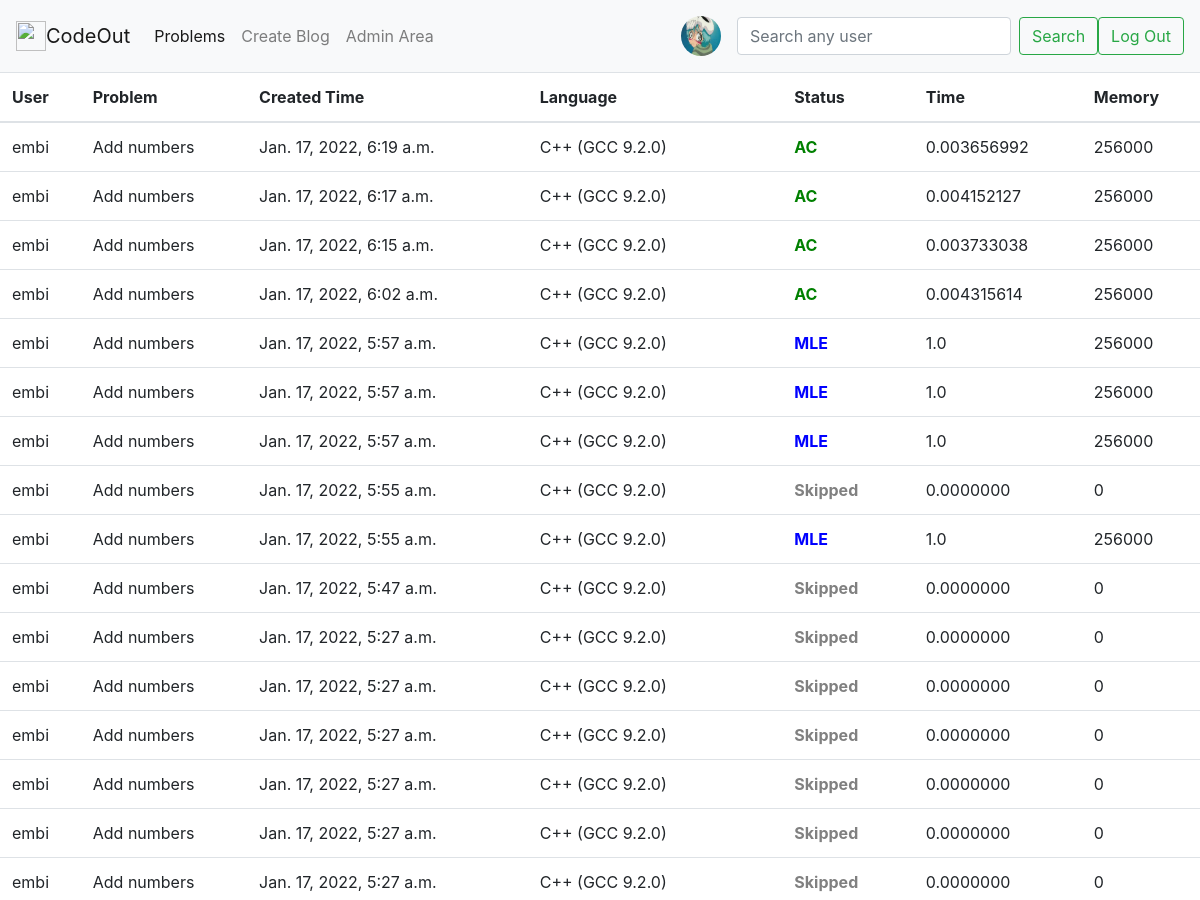
/profiles/1/submissions (upper part), run on an earlier commit of the app's database.
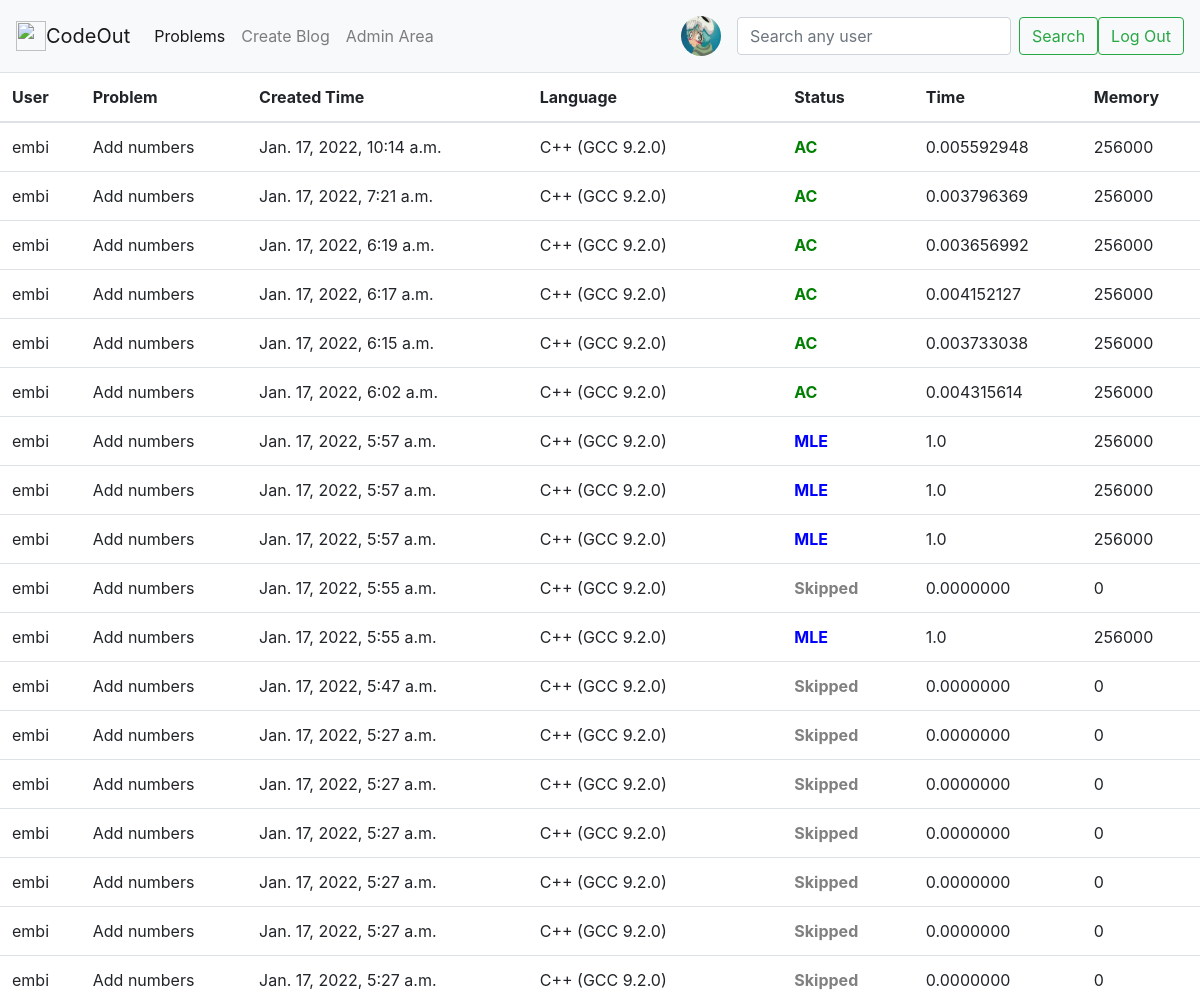
And on a later commit of the database.
### Problems/models.py (models this page shows, shortened)
class Profile(models.Model):
    user = models.OneToOneField(User, on_delete=models.CASCADE)
    bio = models.TextField(max_length=500, blank=True)
    location = models.CharField(max_length=30, blank=True)
    birth_date = models.DateField(null=True, blank=True)
    profile_pic = models.ImageField(upload_to="profile_pics" , null = True)

class Submission(models.Model):
    submission = models.FileField(upload_to="submissions")
    time = models.TextField(max_length=20 , default = "0.0000000" , null = True)
    memory = models.IntegerField(null=True , default=0)
    status = models.TextField(max_length = 100 , default = "Unchecked" , null=True)
    problem = models.ForeignKey(Problem , on_delete=models.CASCADE , default = None)
    language_used = models.TextField(max_length = 20 , default = "C++ (GCC 9.2.0)")
    creation_time = models.DateTimeField(default = timezone.now)
    user = models.ForeignKey(Profile , on_delete=models.CASCADE , null=True)

class Problem(models.Model):
    problem_name = models.TextField(max_length=50 , default="NONE")
    problem_statement = models.TextField(max_length = 10000, blank = False)
    input_info = models.TextField(max_length = 10000 , null = True)
    output_info = models.TextField(max_length = 10000 , null = True)
    constraints = models.TextField(max_length = 10000 , null = True)
    time_limit = models.FloatField(default = 1.0000)
    memory_limit = models.IntegerField(default = 256000)
    user = models.ManyToManyField(Profile)
    def __str__(self):
        return self.problem_name

### Profiles/views.py (the view)
# urls.py: path('<int:profile_id>/submissions' , views.submissions_display , name = 'submissions'),
def submissions_display(request , profile_id):
    profile = Profile.objects.get(id = profile_id)
    submissions = profile.submission_set.filter(user = profile).order_by('-creation_time')
    return render(request , 'problems/submissions.html' , {
        'codes' : submissions,
        'profile' : profile,
    })

### CodeOutJudge/templates/problems/submissions.html
{% extends 'basic_templates/navbar.html' %}
{% block content %}
    <table class="table table-hover">
        <thead>
            <tr>
            <th scope="col">User</th>
            <th scope="col">Problem</th>
            <th scope="col">Created Time</th>
            <th scope="col">Language</th>
            <th scope="col">Status</th>
            <th scope="col">Time</th>
            <th scope="col">Memory</th>
            </tr>
        </thead>
        <tbody>
            {% for code in codes %}
                <tr>
                    <td>{{ code.user.user.username }}</td>
                    <td>{{ code.problem }}</td>
                    <td>{{ code.creation_time }}</td>
                    <td>{{ code.language_used }}</td>
                    {% if code.status == "Accepted" or code.status == "AC" %}
                        <td style="color: green;"><strong>{{ code.status }}</strong></td>
                    {% elif code.status == "Wrong Answer" or code.status == "WA" %}
                        <td style="color: red;"><strong>{{ code.status }}</strong></td>
                    {% elif code.status == "Time Limit Exceeded" or code.status == "TLE" %}
                        <td style="color: orange;"><strong>{{ code.status }}</strong></td>
                    {% elif code.status == "Memory Limit Exceeded" or code.status == "MLE" %}
                        <td style="color: blue;"><strong>{{ code.status }}</strong></td>
                    {% else %}
                        <td style="color: grey;"><strong>Skipped</strong></td>
                    {% endif %}
                    <td>{{ code.time }}</td>
                    <td>{{ code.memory }}</td>
                </tr>
            {% endfor %}
        </tbody>
    </table>
{% endblock %}

### CodeOutJudge/templates/basic_templates/navbar.html (shortened to what this page needs)
<!doctype html>
<html lang="en">
  <head>
    <link rel="stylesheet" href="https://stackpath.bootstrapcdn.com/bootstrap/4.5.0/css/bootstrap.min.css">
  </head>
  <body>
    <nav class="navbar navbar-expand-lg navbar-light bg-light">
        <a class="navbar-brand" href="{% url 'Problems:index' %}"
          ><img
            src="https://encrypted-tbn0.gstatic.com/images?q=tbn%3AANd9GcT7dd0u49G6FuV_-tBcJu6vVQE4YR_6j998-aqHaJFDe2am0rah&usqp=CAU"
            width="30"
            height="30"
            class="d-inline-block align-top"
            alt=""
            loading="lazy"
          />CodeOut</a
        >
        <div class="collapse navbar-collapse" id="navbarSupportedContent">
          <ul class="navbar-nav mr-auto">
            <li class="nav-item active">
              <a class="nav-link" href="{% url 'Problems:problems' %}"
                >Problems<span class="sr-only">(current)</span></a
              >
            </li>
            <li class="nav-item">
              <a class="nav-link" href="{% url 'Profiles:blog_form' %}">Create Blog</a>
            </li>
            <li class="nav-item">
              <a class="nav-link" href="/admin">Admin Area</a>
            </li>
          </ul>
          <a class= "nav-link my-2 my-lg-0" href="{% url 'Profiles:view_profile' profile.id %}"
            ><img src={{ profile.profile_pic.url }} style="width: 40px; height: 40px; border-radius:50%;"><span class="sr-only">(current)</span></a
          >
          <form class="form-inline my-2 my-lg-0" method="POST" action="{% url 'Profiles:find_profile' %}">
            <input
              class="form-control mr-sm-2"
              type="search"
              placeholder="Search any user"
              aria-label="Search"
              name="search"
            />
            <button class="btn btn-outline-success my-2 my-sm-0" type="submit">
              Search
            </button>
          </form>
          <a href="{% url 'Problems:logout' %}" class="btn btn-outline-success my-2 my-sm-0">Log Out</a>
        </div>
    </nav>
    {% block content %}
    {% endblock %}
  </body>
</html>

What changed in the data, as far as the page shows it:
added Submission: user.user.username "embi", problem "Add numbers", creation_time "Jan. 17, 2022, 10:14 a.m.", language_used "C++ (GCC 9.2.0)", status "AC", time "0.005592948", memory "256000"
added Submission: user.user.username "embi", problem "Add numbers", creation_time "Jan. 17, 2022, 7:21 a.m.", language_used "C++ (GCC 9.2.0)", status "AC", time "0.003796369", memory "256000"
